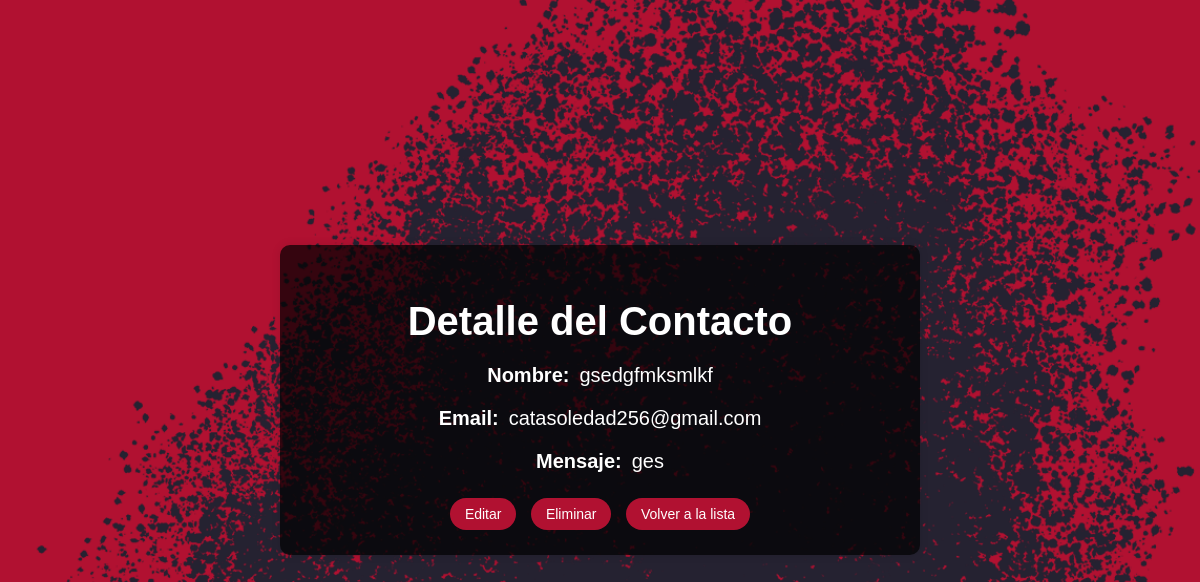
The app's page /contacto/4/ (signed in) with its own data.
### store/models.py (models this page shows, shortened)
class Contacto(models.Model):
    nombre = models.CharField(max_length=100)
    email = models.EmailField()
    mensaje = models.TextField()  # Campo para el mensaje original
    mensaje_cifrado = models.TextField()  # Campo para almacenar el mensaje cifrado
    fecha = models.DateTimeField(auto_now_add=True)  # Añade el campo de fecha
    class Meta:
        verbose_name = 'Contacto'
        verbose_name_plural = 'Contactos'

### store/views.py (the view)
# urls.py: path('contacto/<int:pk>/', views.contacto_detalle, name='contacto_detalle'),
@login_required
def contacto_detalle(request, pk):
    contacto = get_object_or_404(Contacto, pk=pk)
    return render(request, 'contacto_detalle.html', {'contacto': contacto})

### store/templates/contacto_detalle.html (shortened to what this page needs)
{% extends 'base_generic.html' %}
{% load static %}
    {% block content %}
    <div class="container mt-5">
        <div class="contact-detail-container">
            <h2>Detalle del Contacto</h2>
            <p><strong>Nombre:</strong> <span>{{ contacto.nombre }}</span></p>
            <p><strong>Email:</strong> <span>{{ contacto.email }}</span></p>
            <p><strong>Mensaje:</strong> <span>{{ contacto.mensaje }}</span></p>
            <div class="btn-container">
                <a href="{% url 'contacto_editar' contacto.pk %}" class="btn btn-primary">Editar</a>
                <form method="POST" action="{% url 'contacto_eliminar' contacto.pk %}" style="display:inline;">
                    <button type="submit" class="btn btn-danger">Eliminar</button>
                </form>
                <a href="{% url 'contacto_lista' %}" class="btn btn-secondary">Volver a la lista</a>
            </div>
        </div>
    </div>
    {% endblock %}

### store/static/css/styles.css (style rules this page uses)
:root { --color1: #b11131; --color2: #882828; --color3: #000000; --color4: #000000; --color5: #fefefe; }

### store/static/css/styles2.css (style rules this page uses)
h2 { font-size: 2.5rem; }
p { font-size: 1.25rem; }
html, body { height: 100%; margin: 0; }

### records on screen
Contacto: nombre "gsedgfmksmlkf", email "catasoledad256@gmail.com", mensaje "ges"
